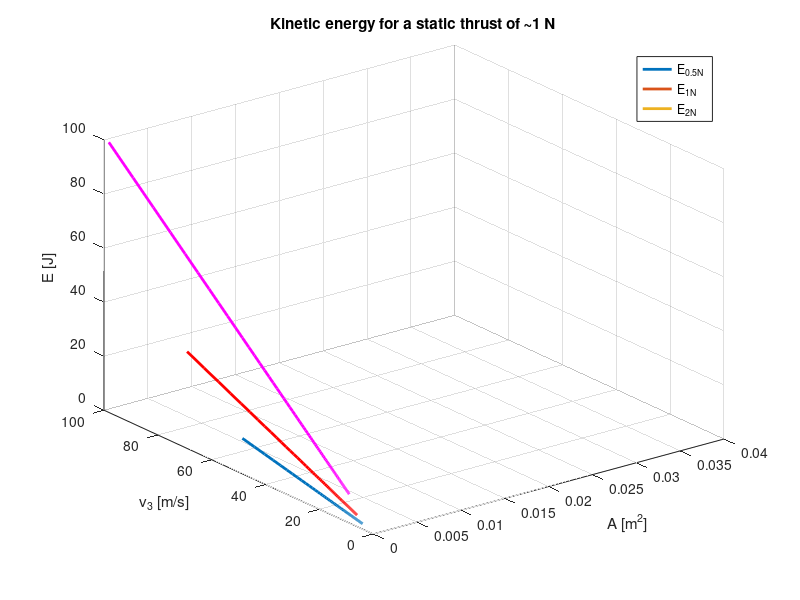

MATLAB code for this plot:
% fluid density
rho = 1.293; % [kg/m^3]

% induced velocity (Froude-Rankine theorem)
vi = @(v3,v0) 0.5*(v3+v0);

% volumentric flow rate
Q = @(A,vi) A*vi;

% mass flow rate
mdot = @(A,vi) rho*Q(A,vi);

% theoretical dynamic thrust
F = @(A,v3,v0) mdot(A,vi(v3,v0))*(v3-v0);

% theoretical energy required
E = @(A,v3,v0) F(A,v3,v0)*vi(v3,v0);

% outflow velocity from force and area
v3N = @(F,A) sqrt(2*F./(rho*A));

% area from outflow velocity and force
AN = @(F,v3) 2*F./(rho*v3.^2);

% fixed target force
force = 1; % [N]

% simulation
r_series = 0.01:0.001:0.1; % radius [m]
A_series = pi*r_series.^2;
v3_series_1 = v3N(0.5*force, A_series);    % outflow velocity [m/s]
v3_series_2 = v3N(force, A_series);    % outflow velocity [m/s]
v3_series_3 = v3N(2*force, A_series);    % outflow velocity [m/s]

energy_series_1 = nan(numel(A_series));
energy_series_2 = nan(numel(A_series));
energy_series_3 = nan(numel(A_series));
index = 0;
for A=A_series
    index = index + 1;         
    energy_series_1(index) = E(A,v3_series_1(index),0);
    energy_series_2(index) = E(A,v3_series_2(index),0);
    energy_series_3(index) = E(A,v3_series_3(index),0);
end


figure;
plot3(A_series,v3_series_1,energy_series_1, 'LineWidth', 2); hold on;
plot3(A_series,v3_series_2,energy_series_2, 'Color', 'r', 'LineWidth', 2);
plot3(A_series,v3_series_3,energy_series_3, 'Color', 'm', 'LineWidth', 2);


grid on;
title(['Kinetic energy for a static thrust of ~' num2str(force) ' N']);
xlabel('A [m^2]');
ylabel('v_3 [m/s]');
zlabel('E [J]');
legend('E_{0.5N}', 'E_{1N}', 'E_{2N}');